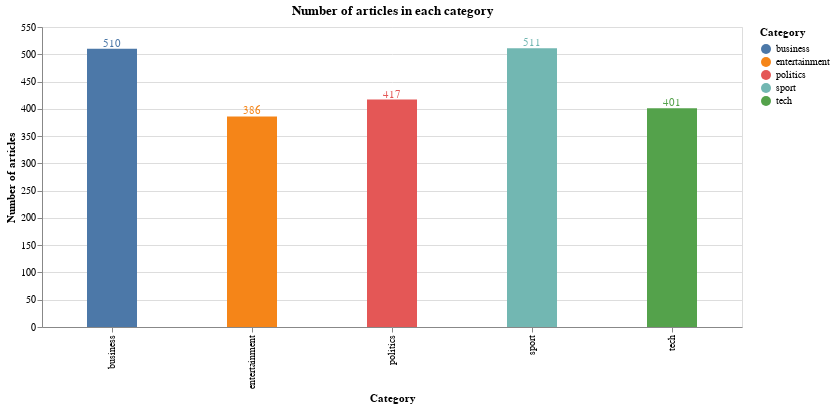

The code cell stored with this chart in its notebook:
### Code cell
import altair as alt
import pandas as pd

# Enable Altair to use Colab renderer
alt.renderers.enable('colab')

# Count the number of articles in each category
category_counts = df_final['Category'].value_counts().reset_index()
category_counts.columns = ['Category', 'Count']

# Create Altair chart
bars = alt.Chart(category_counts).mark_bar(size=50).encode(
    x=alt.X("Category"),
    y=alt.Y("Count:Q", axis=alt.Axis(title='Number of articles')),
    tooltip=[alt.Tooltip('Count:Q', title='Number of articles'), 'Category'],
    color='Category'
)

text = bars.mark_text(
    align='center',
    baseline='bottom',
).encode(
    text='Count:Q'
)

chart = (bars + text).properties(
    height=300,
    width=700,
    title = "Number of articles in each category",
)

chart.interactive()

### Figure 1 — Vega-Lite specification as saved in the notebook (floating-point values rounded to 4 significant figures)
{"config": {"view": {"continuousWidth": 400, "continuousHeight": 300}}, "layer": [{"mark": {"type": "bar", "size": 50}, "encoding": {"color": {"field": "Category", "type": "nominal"}, "tooltip": [{"field": "Count", "title": "Number of articles", "type": "quantitative"}, {"field": "Category", "type": "nominal"}], "x": {"field": "Category", "type": "nominal"}, "y": {"axis": {"title": "Number of articles"}, "field": "Count", "type": "quantitative"}}, "selection": {"selector009": {"type": "interval", "bind": "scales", "encodings": ["x", "y"]}}}, {"mark": {"type": "text", "align": "center", "baseline": "bottom"}, "encoding": {"color": {"field": "Category", "type": "nominal"}, "text": {"field": "Count", "type": "quantitative"}, "tooltip": [{"field": "Count", "title": "Number of articles", "type": "quantitative"}, {"field": "Category", "type": "nominal"}], "x": {"field": "Category", "type": "nominal"}, "y": {"axis": {"title": "Number of articles"}, "field": "Count", "type": "quantitative"}}}], "data": {"name": "data-d1c88981f27bcb75c7add6c382c0e4a2"}, "height": 300, "title": "Number of articles in each category", "width": 700, "$schema": "https://vega.github.io/schema/vega-lite/v4.17.0.json", "datasets": {"data-d1c88981f27bcb75c7add6c382c0e4a2": [{"Category": "sport", "Count": 511}, {"Category": "business", "Count": 510}, {"Category": "politics", "Count": 417}, {"Category": "tech", "Count": 401}, {"Category": "entertainment", "Count": 386}]}}
